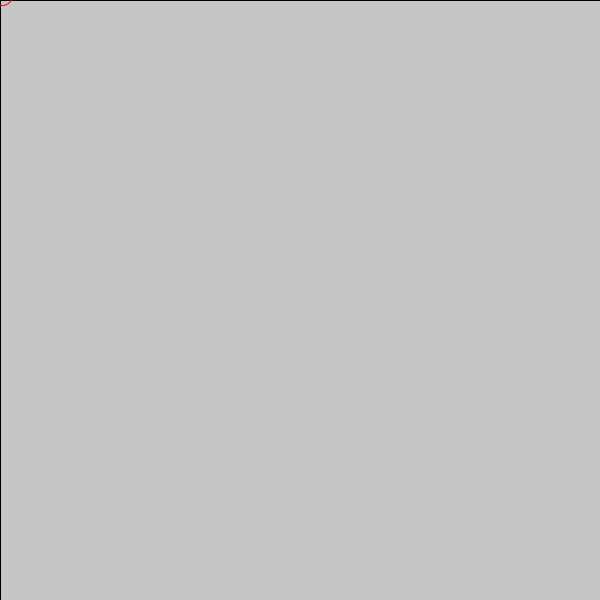
Frame 1 (no input)
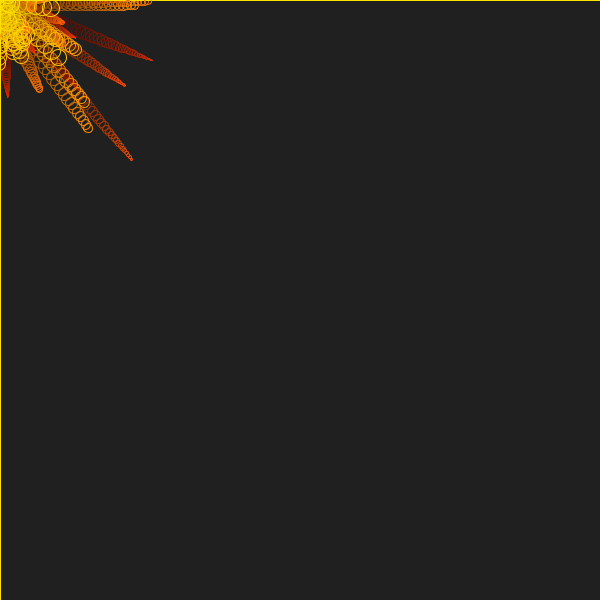
Frame 60 (the mouse pressed at the canvas centre just before this capture)
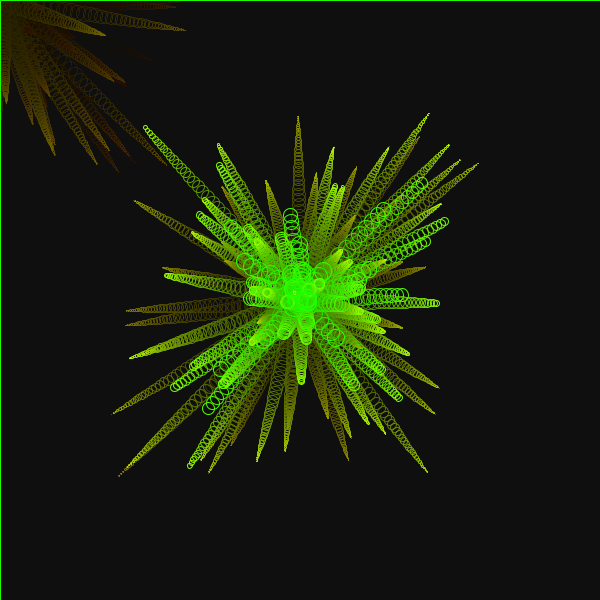
Frame 120 (the mouse held since frame 60 and released just before this capture)

The Processing sketch that drew these frames (run headless with seeded random() and noise(); from frame 60 on, the mouse is pressed at the canvas centre):

// Processing sketch: particles_fading
// ── particles_fading.pde
float x;
float y;
float easing = 0.05;
Particle[] particles = new Particle[0];
float hue = 0.0;
float colorGraduation = 0.0;

void setup(){
  size(600, 600);
  smooth();
  colorMode(HSB, 360, 100, 100);
}

void draw(){
  //background(0);
  fill(0, 8);
  rect(0,0,width, height);
 
  particles = (Particle[])append(particles, new Particle());
  
  for(int i = 0; i < particles.length; i++){ 
    particles[i].update();
    particles[i].display();
  }
  
  if (particles.length > 10) {
    particles = (Particle[])append(particles, new Particle());
  }

}

class Particle {
  float velX;
  float velY;
  float x;
  float y;
  
  float drag;
  float particleSize;
  
  Particle(){
    
    x = mouseX;
    y = mouseY;
   
    velX = random(-10, 10);
    velY = random(-10, 10);
    
    drag = 0.96;
    particleSize = 20;
    hue = 0;
  }
  
  void update(){
    velX*=drag;
    velY*=drag;
    
    x+=velX;
    y+=velY;
    if(particleSize > 0){
      particleSize-=0.5;
    }

    stroke(hue, 255, 255);
    
    if(hue < 360){
      hue += 0.5;
    } 

  }
  
  void display(){

    noFill();
    ellipse(x, y, particleSize, particleSize);
  }
}
